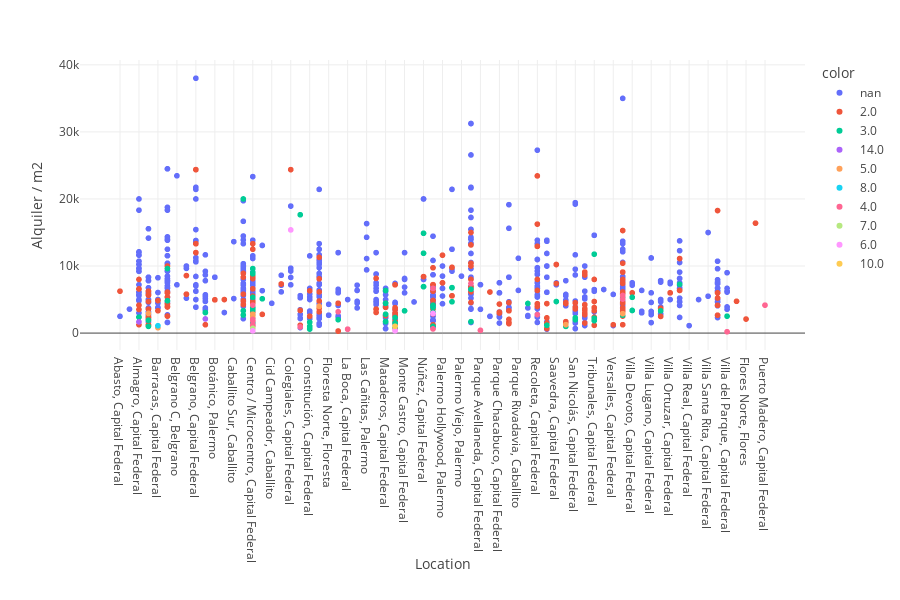

Notebook code for this chart:
### Code cell
fig = px.scatter(df_ars, x="Location", y="Alquiler / m2", color=df_ars["baños"].astype(str))
fig.update_layout(template=None, height=600, margin={'b':250})
fig.show()

### Figure 1 — Plotly figure (JSON) as saved in the notebook; plotly's stock layout.template omitted (floating-point values rounded to 4 significant figures; data arrays with more than 128 entries replaced by an {"elided": "..."} marker saying what was removed)
{"data": [{"hovertemplate": "color=nan<br>Location=%{x}<br>Alquiler / m2=%{y}<extra></extra>", "legendgroup": "nan", "marker": {"color": "#636efa", "symbol": "circle"}, "mode": "markers", "name": "nan", "showlegend": true, "type": "scattergl", "x": {"elided": "713 str values"}, "xaxis": "x", "y": {"elided": "713 float values"}, "yaxis": "y"}, {"hovertemplate": "color=2.0<br>Location=%{x}<br>Alquiler / m2=%{y}<extra></extra>", "legendgroup": "2.0", "marker": {"color": "#EF553B", "symbol": "circle"}, "mode": "markers", "name": "2.0", "showlegend": true, "type": "scattergl", "x": {"elided": "271 str values"}, "xaxis": "x", "y": {"elided": "271 float values"}, "yaxis": "y"}, {"hovertemplate": "color=3.0<br>Location=%{x}<br>Alquiler / m2=%{y}<extra></extra>", "legendgroup": "3.0", "marker": {"color": "#00cc96", "symbol": "circle"}, "mode": "markers", "name": "3.0", "showlegend": true, "type": "scattergl", "x": ["Almagro, Capital Federal", "Almagro, Capital Federal", "Balvanera, Capital Federal", "Balvanera, Capital Federal", "Barrio Norte, Capital Federal", "Barrio Norte, Capital Federal", "Boedo, Capital Federal", "Boedo, Capital Federal", "Caballito, Capital Federal", "Caballito, Capital Federal", "Caballito, Capital Federal", "Centro / Microcentro, Capital Federal", "Centro / Microcentro, Capital Federal", "Centro / Microcentro, Capital Federal", "Centro / Microcentro, Capital Federal", "Centro / Microcentro, Capital Federal", "Centro / Microcentro, Capital Federal", "Centro / Microcentro, Capital Federal", "Centro / Microcentro, Capital Federal", "Centro / Microcentro, Capital Federal", "Centro / Microcentro, Capital Federal", "Centro / Microcentro, Capital Federal", "Centro / Microcentro, Capital Federal", "Centro / Microcentro, Capital Federal", "Centro / Microcentro, Capital Federal", "Centro / Microcentro, Capital Federal", "Centro / Microcentro, Capital Federal", "Chacarita, Capital Federal", "Congreso, Capital Federal", "Constitución, Capital Federal", "Constitución, Capital Federal", "Constitución, Capital Federal", "Constitución, Capital Federal", "Constitución, Capital Federal", "Floresta, Capital Federal", "Mataderos, Capital Federal", "Mataderos, Capital Federal", "Mataderos, Capital Federal", "Mataderos, Capital Federal", "Mataderos, Capital Federal", "Mataderos, Capital Federal", "Monserrat, Capital Federal", "Monserrat, Capital Federal", "Monserrat, Capital Federal", "Monserrat, Capital Federal", "Monserrat, Capital Federal", "Monserrat, Capital Federal", "Monte Castro, Capital Federal", "Núñez, Capital Federal", "Núñez, Capital Federal", "Núñez, Capital Federal", "Núñez, Capital Federal", "Once, Capital Federal", "Once, Capital Federal", "Once, Capital Federal", "Once, Capital Federal", "Palermo Soho, Palermo", "Palermo Soho, Palermo", "Palermo Soho, Palermo", "Palermo, Capital Federal", "Palermo, Capital Federal", "Pompeya, Capital Federal", "Retiro, Capital Federal", "Retiro, Capital Federal", "Saavedra, Capital Federal", "San Cristobal, Capital Federal", "San Nicolás, Capital Federal", "San Nicolás, Capital Federal", "Tribunales, Capital Federal", "Tribunales, Capital Federal", "Tribunales, Capital Federal", "Tribunales, Capital Federal", "Tribunales, Capital Federal", "Villa Crespo, Capital Federal", "Villa Crespo, Capital Federal", "Villa Devoto, Capital Federal", "Villa Devoto, Capital Federal", "Villa Devoto, Capital Federal", "Villa Luro, Capital Federal", "Villa Pueyrredón, Capital Federal", "Villa del Parque, Capital Federal"], "xaxis": "x", "y": [2381.0, 2381.0, 1000, 1931.0, 9615.0, 4821.0, 3064.0, 3064.0, 2692.0, 3333.0, 20000, 3787.0, 2820.0, 3787.0, 1208.0, 5333.0, 9000, 3438.0, 9615.0, 1000, 1231.0, 2708.0, 1681.0, 8835.0, 1923.0, 1681.0, 1231.0, 5116.0, 17650.0, 604.2, 1000, 1617.0, 604.2, 1000, 2000, 2812.0, 1707.0, 4444.0, 6349.0, 4444.0, 1707.0, 830.6, 830.6, 814.8, 2317.0, 1521.0, 814.8, 3320.0, 14880.0, 6923.0, 11900.0, 6923.0, 1000, 3077.0, 4167.0, 3810.0, 6777.0, 4667.0, 6777.0, 1705.0, 6538.0, 4418.0, 1167.0, 1167.0, 4706.0, 1000, 1989.0, 2273.0, 1875, 1875, 1875, 11760.0, 2222.0, 2663.0, 5181.0, 5333.0, 3375, 3375, 3318.0, 7273.0, 2520.0], "yaxis": "y"}, {"hovertemplate": "color=14.0<br>Location=%{x}<br>Alquiler / m2=%{y}<extra></extra>", "legendgroup": "14.0", "marker": {"color": "#ab63fa", "symbol": "circle"}, "mode": "markers", "name": "14.0", "showlegend": true, "type": "scattergl", "x": ["Almagro, Capital Federal", "Boedo, Capital Federal"], "xaxis": "x", "y": [1667.0, 2111.0], "yaxis": "y"}, {"hovertemplate": "color=5.0<br>Location=%{x}<br>Alquiler / m2=%{y}<extra></extra>", "legendgroup": "5.0", "marker": {"color": "#FFA15A", "symbol": "circle"}, "mode": "markers", "name": "5.0", "showlegend": true, "type": "scattergl", "x": ["Balvanera, Capital Federal", "Barracas, Capital Federal", "Centro / Microcentro, Capital Federal", "Centro / Microcentro, Capital Federal", "Centro / Microcentro, Capital Federal", "Centro / Microcentro, Capital Federal", "Flores, Capital Federal", "Flores, Capital Federal", "San Cristobal, Capital Federal", "Villa Crespo, Capital Federal"], "xaxis": "x", "y": [2939.0, 801.4, 2341.0, 2341.0, 2799.0, 2799.0, 4000, 4000, 1263.0, 2895.0], "yaxis": "y"}, {"hovertemplate": "color=8.0<br>Location=%{x}<br>Alquiler / m2=%{y}<extra></extra>", "legendgroup": "8.0", "marker": {"color": "#19d3f3", "symbol": "circle"}, "mode": "markers", "name": "8.0", "showlegend": true, "type": "scattergl", "x": ["Barracas, Capital Federal"], "xaxis": "x", "y": [1095.0], "yaxis": "y"}, {"hovertemplate": "color=4.0<br>Location=%{x}<br>Alquiler / m2=%{y}<extra></extra>", "legendgroup": "4.0", "marker": {"color": "#FF6692", "symbol": "circle"}, "mode": "markers", "name": "4.0", "showlegend": true, "type": "scattergl", "x": ["Centro / Microcentro, Capital Federal", "Centro / Microcentro, Capital Federal", "Centro / Microcentro, Capital Federal", "Centro / Microcentro, Capital Federal", "Centro / Microcentro, Capital Federal", "Centro / Microcentro, Capital Federal", "Centro / Microcentro, Capital Federal", "Centro / Microcentro, Capital Federal", "Centro / Microcentro, Capital Federal", "Congreso, Capital Federal", "Congreso, Capital Federal", "Floresta, Capital Federal", "La Boca, Capital Federal", "La Boca, Capital Federal", "Monserrat, Capital Federal", "Once, Capital Federal", "Once, Capital Federal", "Palermo, Capital Federal", "Parque Avellaneda, Capital Federal", "Puerto Madero, Capital Federal", "Recoleta, Capital Federal", "Villa Crespo, Capital Federal", "Villa Crespo, Capital Federal", "Villa Crespo, Capital Federal", "Villa del Parque, Capital Federal"], "xaxis": "x", "y": [1149.0, 1220.0, 2034.0, 1129.0, 1000, 1833.0, 4167.0, 1129.0, 1833.0, 918.4, 918.4, 3176.0, 583.3, 583.3, 473.7, 6667.0, 618.6, 7391.0, 411.5, 4167.0, 2750, 5085.0, 5085.0, 5607.0, 200], "yaxis": "y"}, {"hovertemplate": "color=7.0<br>Location=%{x}<br>Alquiler / m2=%{y}<extra></extra>", "legendgroup": "7.0", "marker": {"color": "#B6E880", "symbol": "circle"}, "mode": "markers", "name": "7.0", "showlegend": true, "type": "scattergl", "x": ["Centro / Microcentro, Capital Federal", "Centro / Microcentro, Capital Federal"], "xaxis": "x", "y": [700, 700], "yaxis": "y"}, {"hovertemplate": "color=6.0<br>Location=%{x}<br>Alquiler / m2=%{y}<extra></extra>", "legendgroup": "6.0", "marker": {"color": "#FF97FF", "symbol": "circle"}, "mode": "markers", "name": "6.0", "showlegend": true, "type": "scattergl", "x": ["Centro / Microcentro, Capital Federal", "Colegiales, Capital Federal", "Monserrat, Capital Federal", "Once, Capital Federal", "Once, Capital Federal"], "xaxis": "x", "y": [333.3, 15380.0, 333.3, 2927.0, 2927.0], "yaxis": "y"}, {"hovertemplate": "color=10.0<br>Location=%{x}<br>Alquiler / m2=%{y}<extra></extra>", "legendgroup": "10.0", "marker": {"color": "#FECB52", "symbol": "circle"}, "mode": "markers", "name": "10.0", "showlegend": true, "type": "scattergl", "x": ["Monserrat, Capital Federal"], "xaxis": "x", "y": [1016.0], "yaxis": "y"}], "layout": {"height": 600, "legend": {"title": {"text": "color"}, "tracegroupgap": 0}, "margin": {"b": 250, "t": 60}, "xaxis": {"anchor": "y", "domain": [0, 1], "title": {"text": "Location"}}, "yaxis": {"anchor": "x", "domain": [0, 1], "title": {"text": "Alquiler / m2"}}}}
